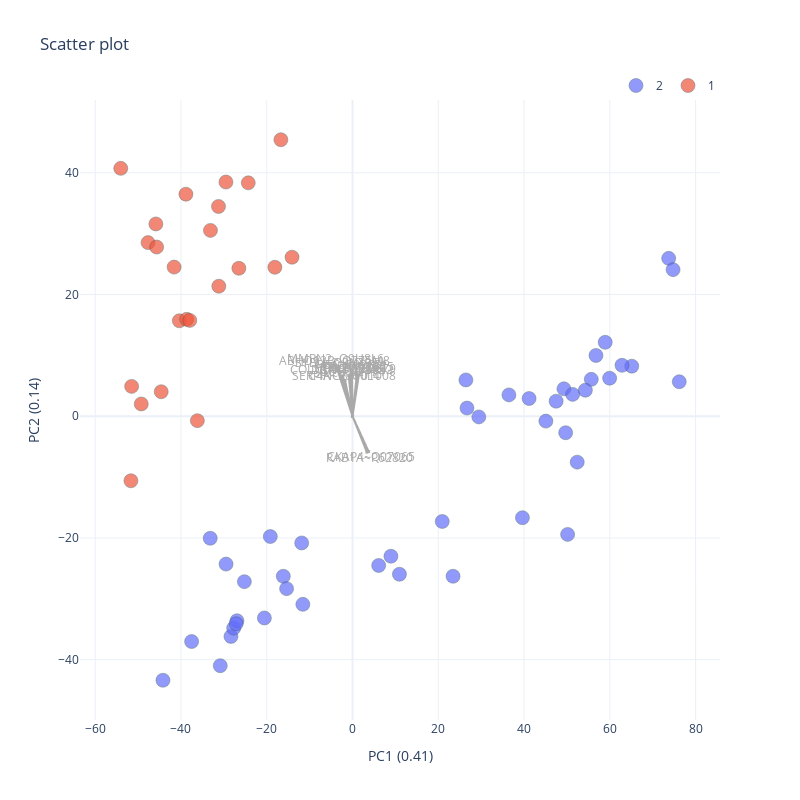

Write notebook code for a chart like this one.
### Markdown cell above
### PCA with Uncorrected Data

As it can be seen, the PCA plot shows clear "batch effect" separating both proteomics experiments (batch 1: PXD023016, batch 2: PXD020580).

### Code cell
r, nargs = analytics.run_pca(data = processed_data, drop_cols=['sample', 'subject', 'group'], group='batch', annotation_cols=['sample'], components=2, dropna=True)
plot = viz.get_pca_plot(r, identifier='pca', args=nargs)#{'loadings':15, 'title':'PCA Plot', 'x_title':'PC1', 'y_title':'PC2', 'group':'group','height':900, 'width':900})
iplot(plot.figure)

### Figure 1 — Plotly figure (JSON) as saved in the notebook; plotly's stock layout.template omitted (floating-point values rounded to 4 significant figures)
{"data": [{"hovertemplate": "group=2<br>x=%{x}<br>y=%{y}<extra></extra>", "legendgroup": "2", "marker": {"color": "#636efa", "line": {"color": "DarkSlateGrey", "width": 0.5}, "opacity": 0.7, "size": 14, "symbol": "circle"}, "mode": "markers", "name": "2", "orientation": "v", "showlegend": true, "type": "scatter", "x": [-11.85, -29.49, -33.18, 65.11, -37.52, -28.34, 62.85, -16.14, 10.94, 55.68, 26.69, 50.16, 23.45, -44.2, 56.77, 6.102, -27.71, -26.95, -27.12, -30.84, -25.22, -19.17, 76.19, -15.37, 49.3, 51.33, 8.959, 73.73, 39.63, 74.75, 49.7, 58.93, -11.58, 47.48, 20.92, 54.3, 26.44, 52.4, -20.55, 36.47, 41.17, 59.96, 29.45, 45.09], "xaxis": "x", "y": [-20.82, -24.3, -20.05, 8.219, -37.02, -36.18, 8.366, -26.3, -25.97, 6.056, 1.338, -19.42, -26.29, -43.38, 9.981, -24.52, -34.82, -33.6, -34.09, -40.99, -27.18, -19.77, 5.666, -28.33, 4.497, 3.585, -23.0, 25.94, -16.68, 24.08, -2.714, 12.14, -30.91, 2.47, -17.29, 4.269, 5.96, -7.549, -33.15, 3.502, 2.906, 6.247, -0.1143, -0.8058], "yaxis": "y"}, {"hovertemplate": "group=1<br>x=%{x}<br>y=%{y}<extra></extra>", "legendgroup": "1", "marker": {"color": "#EF553B", "line": {"color": "DarkSlateGrey", "width": 0.5}, "opacity": 0.7, "size": 14, "symbol": "circle"}, "mode": "markers", "name": "1", "orientation": "v", "showlegend": true, "type": "scatter", "x": [-31.17, -47.69, -33.13, -31.25, -16.7, -40.39, -24.31, -36.18, -26.5, -51.51, -41.6, -45.67, -45.86, -38.85, -49.27, -54.04, -38.68, -14.1, -29.51, -51.67, -44.61, -18.1, -37.95], "xaxis": "x", "y": [21.36, 28.52, 30.53, 34.46, 45.42, 15.68, 38.34, -0.7297, 24.3, 4.9, 24.5, 27.79, 31.59, 36.48, 2.013, 40.72, 15.92, 26.12, 38.47, -10.61, 4.024, 24.47, 15.75], "yaxis": "y"}, {"marker": {"color": "darkgrey", "opacity": 0.9, "showscale": false, "size": 3, "symbol": 1}, "mode": "markers+lines", "name": "MMRN2~Q9H8L6", "showlegend": false, "text": "MMRN2~Q9H8L6 loading: 0.18", "type": "scattergl", "x": [0, -3.468], "y": [0, 8.277]}, {"marker": {"color": "darkgrey", "opacity": 0.9, "showscale": false, "size": 3, "symbol": 1}, "mode": "markers+lines", "name": "ABHD12B~Q7Z5M8", "showlegend": false, "text": "ABHD12B~Q7Z5M8 loading: 0.17", "type": "scattergl", "x": [0, -3.659], "y": [0, 7.924]}, {"marker": {"color": "darkgrey", "opacity": 0.9, "showscale": false, "size": 3, "symbol": 1}, "mode": "markers+lines", "name": "SYBU~Q9NX95", "showlegend": false, "text": "SYBU~Q9NX95 loading: 0.17", "type": "scattergl", "x": [0, -3.237], "y": [0, 7.625]}, {"marker": {"color": "darkgrey", "opacity": 0.9, "showscale": false, "size": 3, "symbol": 1}, "mode": "markers+lines", "name": "FGA~P02671", "showlegend": false, "text": "FGA~P02671 loading: 0.15", "type": "scattergl", "x": [0, -0.1818], "y": [0, 7.375]}, {"marker": {"color": "darkgrey", "opacity": 0.9, "showscale": false, "size": 3, "symbol": 1}, "mode": "markers+lines", "name": "FGB~P02675", "showlegend": false, "text": "FGB~P02675 loading: 0.14", "type": "scattergl", "x": [0, 1.04], "y": [0, 7.091]}, {"marker": {"color": "darkgrey", "opacity": 0.9, "showscale": false, "size": 3, "symbol": 1}, "mode": "markers+lines", "name": "C3~P01024", "showlegend": false, "text": "C3~P01024 loading: 0.14", "type": "scattergl", "x": [0, -0.1293], "y": [0, 7.059]}, {"marker": {"color": "darkgrey", "opacity": 0.9, "showscale": false, "size": 3, "symbol": 1}, "mode": "markers+lines", "name": "COL10A1~Q03692", "showlegend": false, "text": "COL10A1~Q03692 loading: 0.14", "type": "scattergl", "x": [0, -2.279], "y": [0, 6.638]}, {"marker": {"color": "darkgrey", "opacity": 0.9, "showscale": false, "size": 3, "symbol": 1}, "mode": "markers+lines", "name": "FGG~P02679", "showlegend": false, "text": "FGG~P02679 loading: 0.14", "type": "scattergl", "x": [0, 1.484], "y": [0, 6.806]}, {"marker": {"color": "darkgrey", "opacity": 0.9, "showscale": false, "size": 3, "symbol": 1}, "mode": "markers+lines", "name": "CKAP4~Q07065", "showlegend": false, "text": "CKAP4~Q07065 loading: 0.14", "type": "scattergl", "x": [0, 3.763], "y": [0, -5.81]}, {"marker": {"color": "darkgrey", "opacity": 0.9, "showscale": false, "size": 3, "symbol": 1}, "mode": "markers+lines", "name": "HPX~P02790", "showlegend": false, "text": "HPX~P02790 loading: 0.14", "type": "scattergl", "x": [0, -0.4109], "y": [0, 6.895]}, {"marker": {"color": "darkgrey", "opacity": 0.9, "showscale": false, "size": 3, "symbol": 1}, "mode": "markers+lines", "name": "RAB1A~P62820", "showlegend": false, "text": "RAB1A~P62820 loading: 0.14", "type": "scattergl", "x": [0, 3.343], "y": [0, -5.907]}, {"marker": {"color": "darkgrey", "opacity": 0.9, "showscale": false, "size": 3, "symbol": 1}, "mode": "markers+lines", "name": "DCN~P07585", "showlegend": false, "text": "DCN~P07585 loading: 0.14", "type": "scattergl", "x": [0, -0.8767], "y": [0, 6.723]}, {"marker": {"color": "darkgrey", "opacity": 0.9, "showscale": false, "size": 3, "symbol": 1}, "mode": "markers+lines", "name": "GC~P02774", "showlegend": false, "text": "GC~P02774 loading: 0.13", "type": "scattergl", "x": [0, -0.1071], "y": [0, 6.352]}, {"marker": {"color": "darkgrey", "opacity": 0.9, "showscale": false, "size": 3, "symbol": 1}, "mode": "markers+lines", "name": "SERPINC1~P01008", "showlegend": false, "text": "SERPINC1~P01008 loading: 0.12", "type": "scattergl", "x": [0, -1.731], "y": [0, 5.861]}, {"marker": {"color": "darkgrey", "opacity": 0.9, "showscale": false, "size": 3, "symbol": 1}, "mode": "markers+lines", "name": "C4A~P0C0L4", "showlegend": false, "text": "C4A~P0C0L4 loading: 0.12", "type": "scattergl", "x": [0, -1.821], "y": [0, 5.796]}], "layout": {"annotations": [{"align": "center", "ax": 20, "ay": -30, "font": {"color": "darkgrey", "size": 12}, "showarrow": false, "text": "MMRN2~Q9H8L6", "x": -3.989, "xref": "x", "y": 9.519, "yref": "y"}, {"align": "center", "ax": 20, "ay": -30, "font": {"color": "darkgrey", "size": 12}, "showarrow": false, "text": "ABHD12B~Q7Z5M8", "x": -4.208, "xref": "x", "y": 9.112, "yref": "y"}, {"align": "center", "ax": 20, "ay": -30, "font": {"color": "darkgrey", "size": 12}, "showarrow": false, "text": "SYBU~Q9NX95", "x": -3.723, "xref": "x", "y": 8.769, "yref": "y"}, {"align": "center", "ax": 20, "ay": -30, "font": {"color": "darkgrey", "size": 12}, "showarrow": false, "text": "FGA~P02671", "x": -0.2091, "xref": "x", "y": 8.481, "yref": "y"}, {"align": "center", "ax": 20, "ay": -30, "font": {"color": "darkgrey", "size": 12}, "showarrow": false, "text": "FGB~P02675", "x": 1.196, "xref": "x", "y": 8.155, "yref": "y"}, {"align": "center", "ax": 20, "ay": -30, "font": {"color": "darkgrey", "size": 12}, "showarrow": false, "text": "C3~P01024", "x": -0.1487, "xref": "x", "y": 8.117, "yref": "y"}, {"align": "center", "ax": 20, "ay": -30, "font": {"color": "darkgrey", "size": 12}, "showarrow": false, "text": "COL10A1~Q03692", "x": -2.621, "xref": "x", "y": 7.633, "yref": "y"}, {"align": "center", "ax": 20, "ay": -30, "font": {"color": "darkgrey", "size": 12}, "showarrow": false, "text": "FGG~P02679", "x": 1.707, "xref": "x", "y": 7.827, "yref": "y"}, {"align": "center", "ax": 20, "ay": -30, "font": {"color": "darkgrey", "size": 12}, "showarrow": false, "text": "CKAP4~Q07065", "x": 4.328, "xref": "x", "y": -6.681, "yref": "y"}, {"align": "center", "ax": 20, "ay": -30, "font": {"color": "darkgrey", "size": 12}, "showarrow": false, "text": "HPX~P02790", "x": -0.4725, "xref": "x", "y": 7.929, "yref": "y"}, {"align": "center", "ax": 20, "ay": -30, "font": {"color": "darkgrey", "size": 12}, "showarrow": false, "text": "RAB1A~P62820", "x": 3.844, "xref": "x", "y": -6.793, "yref": "y"}, {"align": "center", "ax": 20, "ay": -30, "font": {"color": "darkgrey", "size": 12}, "showarrow": false, "text": "DCN~P07585", "x": -1.008, "xref": "x", "y": 7.732, "yref": "y"}, {"align": "center", "ax": 20, "ay": -30, "font": {"color": "darkgrey", "size": 12}, "showarrow": false, "text": "GC~P02774", "x": -0.1232, "xref": "x", "y": 7.305, "yref": "y"}, {"align": "center", "ax": 20, "ay": -30, "font": {"color": "darkgrey", "size": 12}, "showarrow": false, "text": "SERPINC1~P01008", "x": -1.991, "xref": "x", "y": 6.74, "yref": "y"}, {"align": "center", "ax": 20, "ay": -30, "font": {"color": "darkgrey", "size": 12}, "showarrow": false, "text": "C4A~P0C0L4", "x": -2.094, "xref": "x", "y": 6.665, "yref": "y"}], "height": 800, "hovermode": "closest", "legend": {"orientation": "h", "x": 1, "xanchor": "right", "y": 1, "yanchor": "bottom"}, "title": {"text": "Scatter plot"}, "width": 800, "xaxis": {"title": {"text": "PC1 (0.41)"}}, "yaxis": {"title": {"text": "PC2 (0.14)"}}}}
